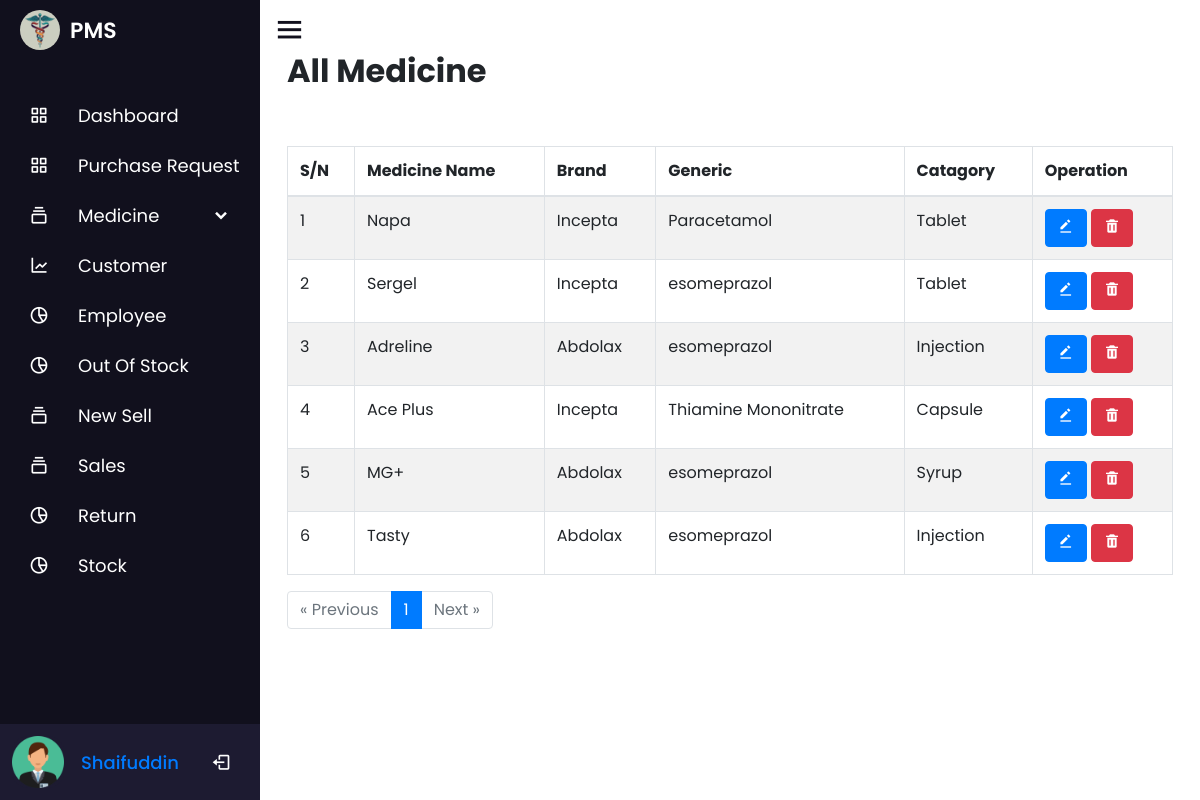
The page /medicine_details.php (signed in) on the database its author committed.
### tables this page shows
CREATE TABLE `employee` (
  `id` int(100) NOT NULL COMMENT 'ID',
  `name` varchar(100) NOT NULL COMMENT 'Name',
  `number` int(100) NOT NULL COMMENT 'Number',
  `email` varchar(100) NOT NULL COMMENT 'Email',
  `password` varchar(100) NOT NULL,
  `role` int(10) NOT NULL,
  `date` timestamp NOT NULL DEFAULT current_timestamp()
);

CREATE TABLE `medicine` (
  `medicine_id` int(11) NOT NULL,
  `catagory_id` int(11) NOT NULL,
  `medicine_name` varchar(100) NOT NULL,
  `brand_id` int(100) NOT NULL,
  `generic_id` int(100) NOT NULL,
  `date` timestamp NOT NULL DEFAULT current_timestamp()
);

CREATE TABLE `medicine_brand` (
  `brand_id` int(11) NOT NULL,
  `brand_name` varchar(100) NOT NULL,
  `date` timestamp NOT NULL DEFAULT current_timestamp()
);

CREATE TABLE `medicine_generic` (
  `generic_id` int(11) NOT NULL,
  `generic_name` varchar(100) NOT NULL,
  `date` timestamp NOT NULL DEFAULT current_timestamp()
);

CREATE TABLE `medicine_catagory` (
  `catagory_id` int(11) NOT NULL,
  `catagory_name` varchar(100) NOT NULL,
  `date` timestamp NOT NULL DEFAULT current_timestamp()
);

### medicine_details.php (the view, shortened to what this page needs)
<?php
include 'nav/nav.php';
$results_per_page = 10;
$offset = 0;
if (isset($_GET['page'])) {
    $page = $_GET['page'];
    $offset = ($page - 1) * $results_per_page;
} else {
    $page = 1;
}
$query = "SELECT m.medicine_id,c.catagory_name, m.medicine_name, b.brand_name, g.generic_name FROM medicine m
JOIN medicine_brand b ON m.brand_id = b.brand_id
JOIN medicine_generic g ON m.generic_id = g.generic_id
JOIN medicine_catagory c ON m.catagory_id = c.catagory_id
LIMIT $offset, $results_per_page";
$data = mysqli_query($conn, $query);
$total_results_query = mysqli_query($conn, "SELECT COUNT(*) AS total FROM medicine");
$total_results_row = mysqli_fetch_assoc($total_results_query);
$total_results = $total_results_row['total'];
$total_pages = ceil($total_results / $results_per_page);
?>
<div class="container">
    <div class="title">
        <h2 class="font-weight-bold">All Medicine</h2>
        <a href="add_medicine.php"><button href="add_medicine.php" class="col-2 btn btn-primary add_button"> Add Medicine</button></a>
    </div>
    <table id="zctb" class="display table table-striped table-bordered table-hover" cellspacing="0" width="100%">
        <thead>
            <tr>
                <th>S/N</th>
                <th>Medicine Name</th>
                <th>Brand</th>
                <th>Generic</th>
                <th>Catagory</th>
                <th>Operation</th>
            </tr>
        </thead>
        <tbody>
            <?php
            $c = $offset + 1;
            while ($result = mysqli_fetch_assoc($data)) {
                echo '
            <tr>
                <td>' . $c . '</td>
                <td>' . $result['medicine_name'] . '</td>
                <td>' . $result['brand_name'] . '</td>
                <td>' . $result['generic_name'] . '</td>
                <td>' . $result['catagory_name'] . '</td>
                <td>
                    <a href="medicine_update.php?updateid=' . $result['medicine_id'] . '" class="text-light"><button class="btn btn-primary"><i class="bx bxs-edit-alt"></i></button></a>
                    <a href="medicine_details.php?deleteid=' . $result['medicine_id'] . '" class="text-light"><button class="btn btn-danger"><i class="bx bxs-trash"></i></button></a>
                </td>
            </tr>';
                $c++;
            }
            ?>
        </tbody>
    </table>
    <?php
    echo '<div class="pagination">';
    echo '<ul class="pagination">';
    if ($page > 1) {
        echo '<li class="page-item"><a class="page-link" href="medicine_details.php?page=' . ($page - 1) . '">&laquo; Previous</a></li>';
    } else {
        echo '<li class="page-item disabled"><span class="page-link">&laquo; Previous</span></li>';
    }
    for ($i = 1; $i <= $total_pages; $i++) {
        if ($i == $page) {
            echo '<li class="page-item active"><span class="page-link">' . $i . '</span></li>';
        } else {
            echo '<li class="page-item"><a class="page-link" href="medicine_details.php?page=' . $i . '">' . $i . '</a></li>';
        }
    }
    if ($page < $total_pages) {
        echo '<li class="page-item"><a class="page-link" href="medicine_details.php?page=' . ($page + 1) . '">Next &raquo;</a></li>';
    } else {
        echo '<li class="page-item disabled"><span class="page-link">Next &raquo;</span></li>';
    }
    echo '</ul>';
    echo '</div>';
    ?>
    <?php
    include 'nav/footer.php';
    ?>

### nav/nav.php (shortened to what this page needs)
<?php
$db = new dbObj();
$conn =  $db->getConnstring();
?>
<!DOCTYPE html>
<html lang="en" dir="ltr">
<head>
  <link rel="stylesheet" href="nav/style.css">
  <link rel="stylesheet" href="css/bootstrap.min.css">
  <link rel="stylesheet" href="https://unicons.iconscout.com/release/v4.0.0/css/line.css">
  <link href='https://unpkg.com/boxicons@2.0.7/css/boxicons.min.css' rel='stylesheet'>
  <link rel="stylesheet" href="https://unicons.iconscout.com/release/v4.0.8/css/line.css">
  <link rel="stylesheet" href="https://cdnjs.cloudflare.com/ajax/libs/font-awesome/4.7.0/css/font-awesome.min.css">
  <link rel="stylesheet" href="//code.jquery.com/ui/1.13.2/themes/base/jquery-ui.css">
</head>
<body>
  <div class="sidebar">
    <div class="logo-details">
      <img src="image/logo.jpg" alt="profileImg" style="height: 40px; width: 40px;     border-radius: 50px; margin-right: 10px; margin-left: 20px;">
      <span class="logo_name">PMS</span>
    </div>
    <ul class="nav-links">
      <li>
        <a href="dashboard.php">
          <i class='bx bx-grid-alt'></i>
          <span class="link_name">Dashboard</span>
        </a>
      </li>
      <li>
        <a href="purchase_request.php">
          <i class='bx bx-grid-alt'></i>
          <span class="link_name">Purchase Request</span>
        </a>
      </li>
      <li>
        <div class="iocn-link">
          <a href="medicine_details.php">
            <i class='bx bx-collection'></i>
            <span class="link_name">Medicine</span>
          </a>
          <i class='bx bxs-chevron-down arrow'></i>
        </div>
      </li>
      <li>
        <a href="customer.php">
          <i class='bx bx-line-chart'></i>
          <span class="link_name">Customer</span>
        </a>
      </li>
      <li>
        <a href="employee.php">
          <i class='bx bx-pie-chart-alt-2'></i>
          <span class="link_name">Employee</span>
        </a>
      </li>
      <li>
        <a href="outofstock.php">
          <i class='bx bx-pie-chart-alt-2'></i>
          <span class="link_name">Out Of Stock</span>
        </a>
      </li>
      <li>
        <div class="iocn-link">
          <a href="add_order.php">
            <i class='bx bx-collection'></i>
            <span class="link_name">New Sell</span>
          </a>
        </div>
      </li>
      <li>
        <div class="iocn-link">
          <a href="invoices.php">
            <i class='bx bx-collection'></i>
            <span class="link_name">Sales</span>
          </a>
        </div>
      </li>
      <li>
        <a href="return.php">
          <i class='bx bx-pie-chart-alt-2'></i>
          <span class="link_name">Return</span>
        </a>
      </li>
      <li>
        <a href="stock.php">
          <i class='bx bx-pie-chart-alt-2'></i>
          <span class="link_name">Stock</span>
        </a>
      </li>
      <li>
        <div class="profile-details">
          <div class="profile-content">
            <img src="image/user.png" alt="profileImg">
          </div>
          <div class="name-job">
            <div class="profile_name"><a class="link_name" href="profile.php"><?php
                                      $query = mysqli_query($conn, "SELECT * FROM `employee` WHERE `id`='$_SESSION[eid]'");
                                      $fetch = mysqli_fetch_array($query);
                                      echo $fetch['name'];
                                      ?></a></div>
          </div>
          <a href="logout.php">
            <i class='bx bx-log-out'></i></a>
        </div>
      </li>
    </ul>
  </div>
  <section class="home-section">
    <div class="home-content">
      <i class='bx bx-menu'></i>
    </div>

### nav/style.css (style rules this page uses)
* { margin: 0; padding: 0; box-sizing: border-box; font-family: 'Poppins', sans-serif; }
.sidebar { position: fixed; top: 0; left: 0; height: 100%; width: 260px; background: #11101d; z-index: 100; transition: all 0.5s ease; }
.sidebar .logo-details { height: 60px; width: 100%; display: flex; align-items: center; }
.sidebar .logo-details .logo_name { font-size: 22px; color: #fff; font-weight: 600; transition: 0.3s ease; transition-delay: 0.1s; }
.sidebar .nav-links { height: 100%; padding: 30px 0 150px 0; overflow: auto; }
.sidebar .nav-links li { position: relative; list-style: none; transition: all 0.4s ease; }
.sidebar .nav-links li .iocn-link { display: flex; align-items: center; justify-content: space-between; }
.sidebar .nav-links li i { height: 50px; min-width: 78px; text-align: center; line-height: 50px; color: #fff; font-size: 20px; cursor: pointer; transition: all 0.3s ease; }
.sidebar .nav-links li a { display: flex; align-items: center; text-decoration: none; }
.sidebar .nav-links li a .link_name { font-size: 18px; font-weight: 400; color: #fff!important; transition: all 0.4s ease; }
.sidebar .profile-details { position: fixed; bottom: 0; width: 260px; display: flex; align-items: center; justify-content: space-between; background: #1d1b31; padding: 12px 0; transition: all 0.5s ease; }
.sidebar .profile-details .profile-content { display: flex; align-items: center; }
.sidebar .profile-details img { height: 52px; width: 52px; object-fit: cover; border-radius: 16px; margin: 0 14px 0 12px; background: #1d1b31; transition: all 0.5s ease; }
.sidebar .profile-details .profile_name, .sidebar .profile-details .job { color: #fff; font-size: 18px; font-weight: 500; white-space: nowrap; }
.home-section { position: relative; background: #ffffff; height: 100vh; left: 130px; width: calc(100% - 260px); transition: all 0.5s ease; padding: 12px; overflow: auto; }
.home-content { align-items: center; flex-wrap: wrap; }
.home-section .home-content .bx-menu, .home-section .home-content .text { color: #11101d; font-size: 35px; }
.home-section .home-content .bx-menu { cursor: pointer; margin-right: 10px; }
* { margin: 0; padding: 0; box-sizing: border-box; }
body { display: flex; justify-content: center; align-items: center; min-height: 100vh; }

### rows shown on the page
employee: name "Shaifuddin"
medicine: medicine_name "Napa", brand.brand_name "Incepta", generic.generic_name "Paracetamol", catagory.catagory_name "Tablet"
medicine: medicine_name "Sergel", brand.brand_name "Incepta", generic.generic_name "esomeprazol", catagory.catagory_name "Tablet"
medicine: medicine_name "Adreline", brand.brand_name "Abdolax", generic.generic_name "esomeprazol", catagory.catagory_name "Injection"
medicine: medicine_name "Ace Plus", brand.brand_name "Incepta", generic.generic_name "Thiamine Mononitrate", catagory.catagory_name "Capsule"
medicine: medicine_name "MG+", brand.brand_name "Abdolax", generic.generic_name "esomeprazol", catagory.catagory_name "Syrup"
medicine: medicine_name "Tasty", brand.brand_name "Abdolax", generic.generic_name "esomeprazol", catagory.catagory_name "Injection"
